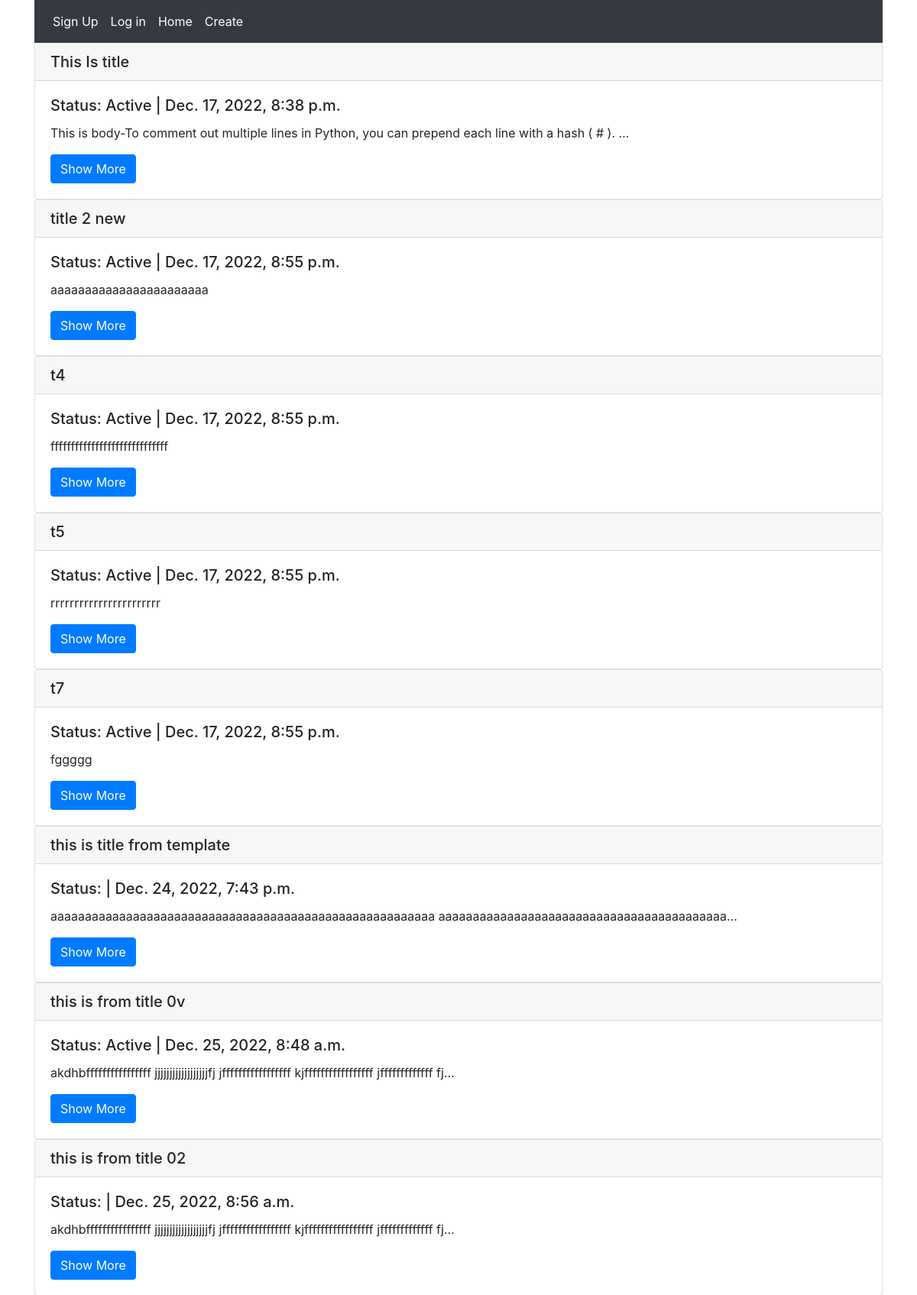
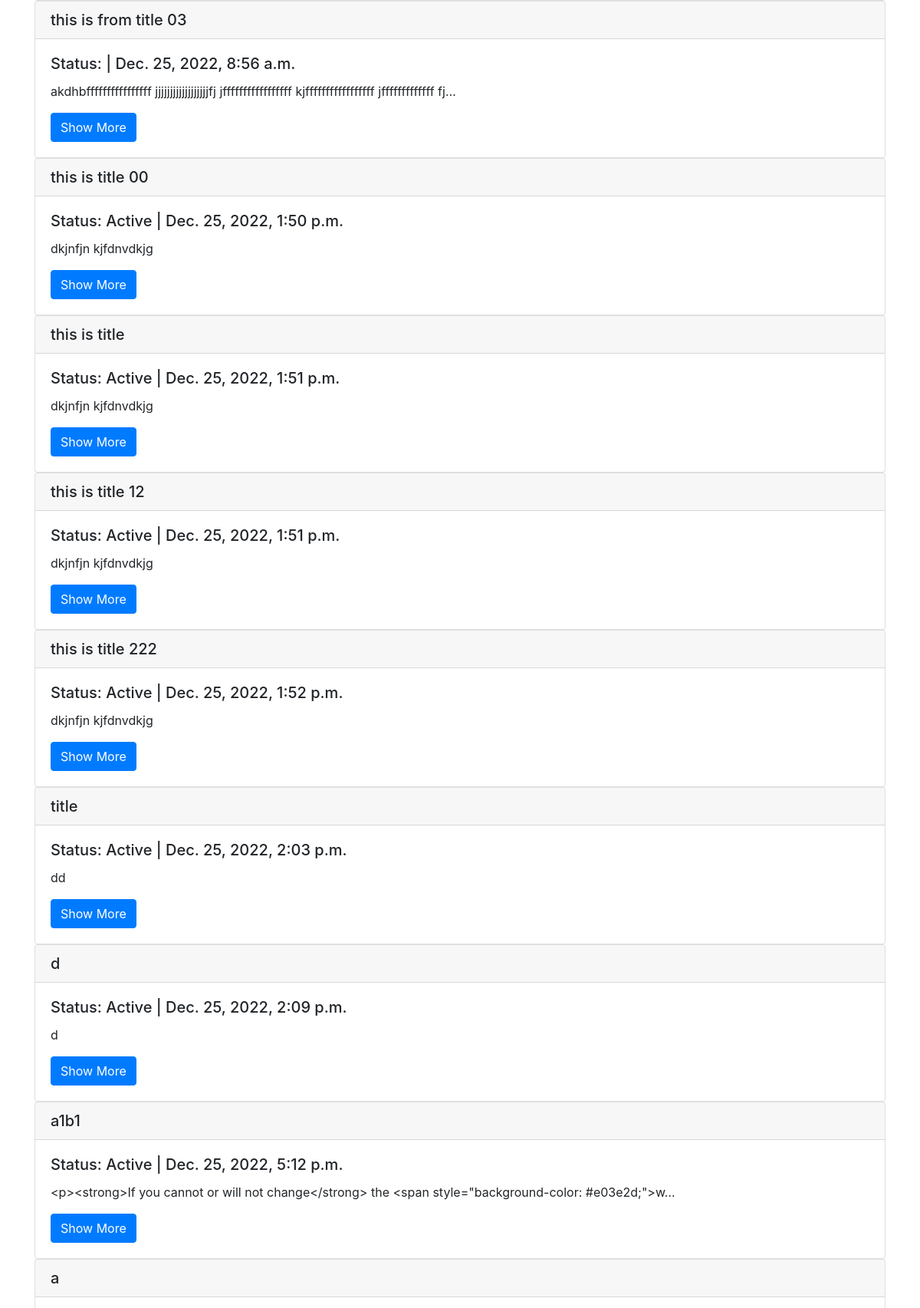
The page /post-list/ (upper part) on the database its author committed (2 pictures, top to bottom).
### blog/models.py (models this page shows, shortened)
class Post(models.Model):
    STATUS_CHOICES = (
        ('active', 'Active'),
        ('deleted', 'Deleted'),
    )
    title = models.CharField(max_length=500, unique=True)
    body = HTMLField()
    status = models.CharField(max_length=20, choices=STATUS_CHOICES, default='active')
    created_at = models.DateTimeField(auto_now_add=True)
    modified_at = models.DateTimeField(auto_now=True)
    rating = models.ForeignKey(Rating, on_delete=models.SET_NULL, null=True, blank=True)
    categories = models.ManyToManyField(Category, related_name='post_categories')
    author = models.ForeignKey(User, on_delete=models.SET_NULL, null=True, blank=True)

### blog/views.py (the view)
# urls.py: path('post-list/', PostListView.as_view(), name='post_list'),
class PostListView(ListView):
    model = Post
    context_object_name = 'posts'
    template_name = 'blog/post_list.html'

### blog/templates/blog/post_list.html (shortened to what this page needs)
{% extends 'blog/base.html' %}
{% block content %}
    {% for post in posts %}
            <div class="card">
      <h5 class="card-header">{{ post.title }}</h5>
      <div class="card-body">
        <h5 class="card-title">Status: {{ post.status.capitalize }} | {{ post.created_at }}</h5>
        <p class="card-text">{{ post.body|truncatechars:100 }}</p>
        <a href="{% url 'blog:post_detail' post.id %}" class="btn btn-primary">Show More</a>
      </div>
    </div>
    {% endfor %}
{% endblock %}

### rows shown on the page
Post: title "This Is title", status "Active", created_at "Dec. 17, 2022, 8:38 p.m.", body "This is body-To comment out multiple lines in Python, you can prepend each line with a hash ( # ). …"
Post: title "title 2 new", status "Active", created_at "Dec. 17, 2022, 8:55 p.m.", body "aaaaaaaaaaaaaaaaaaaaaaa"
Post: title "t4", status "Active", created_at "Dec. 17, 2022, 8:55 p.m.", body "fffffffffffffffffffffffffffff"
Post: title "t5", status "Active", created_at "Dec. 17, 2022, 8:55 p.m.", body "rrrrrrrrrrrrrrrrrrrrrrr"
Post: title "t7", status "Active", created_at "Dec. 17, 2022, 8:55 p.m.", body "fggggg"
Post: title "this is title from template", created_at "Dec. 24, 2022, 7:43 p.m.", body "aaaaaaaaaaaaaaaaaaaaaaaaaaaaaaaaaaaaaaaaaaaaaaaaaaaaaaaa aaaaaaaaaaaaaaaaaaaaaaaaaaaaaaaaaaaaaaaaaa…"
Post: title "this is from title 0v", status "Active", created_at "Dec. 25, 2022, 8:48 a.m.", body "akdhbffffffffffffffff jjjjjjjjjjjjjjjjjjfj jfffffffffffffffff kjfffffffffffffffff jfffffffffffff fj…"
Post: title "this is from title 02", created_at "Dec. 25, 2022, 8:56 a.m.", body "akdhbffffffffffffffff jjjjjjjjjjjjjjjjjjfj jfffffffffffffffff kjfffffffffffffffff jfffffffffffff fj…"
Post: title "this is from title 03", created_at "Dec. 25, 2022, 8:56 a.m.", body "akdhbffffffffffffffff jjjjjjjjjjjjjjjjjjfj jfffffffffffffffff kjfffffffffffffffff jfffffffffffff fj…"
Post: title "this is title 00", status "Active", created_at "Dec. 25, 2022, 1:50 p.m.", body "dkjnfjn kjfdnvdkjg"
Post: title "this is title", status "Active", created_at "Dec. 25, 2022, 1:51 p.m.", body "dkjnfjn kjfdnvdkjg"
Post: title "this is title 12", status "Active", created_at "Dec. 25, 2022, 1:51 p.m.", body "dkjnfjn kjfdnvdkjg"
Post: title "this is title 222", status "Active", created_at "Dec. 25, 2022, 1:52 p.m.", body "dkjnfjn kjfdnvdkjg"
Post: title "title", status "Active", created_at "Dec. 25, 2022, 2:03 p.m.", body "dd"
Post: title "d", status "Active", created_at "Dec. 25, 2022, 2:09 p.m.", body "d"
Post: title "a1b1", status "Active", created_at "Dec. 25, 2022, 5:12 p.m.", body "<p><strong>If you cannot or will not change</strong> the <span style=\"background-color: #e03e2d;\">w…"
Post: title "a"
